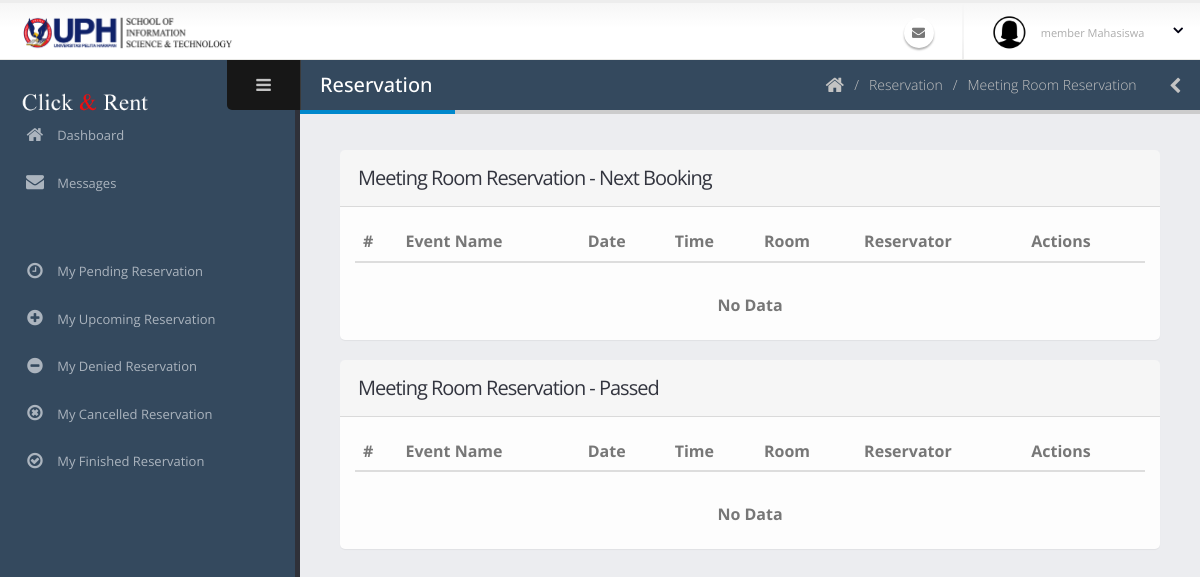
Page /admin/peminjamanAdminMeeting.php on the earlier database version.
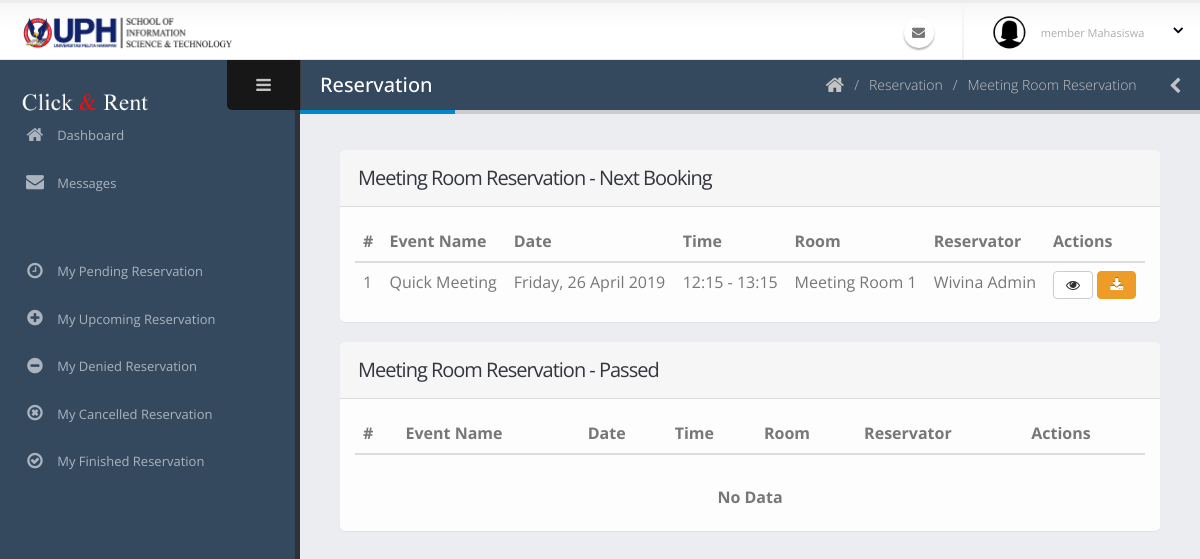
Same page on the later database version.
### tables this page shows
CREATE TABLE `peminjaman` (
  `id_peminjaman` varchar(40) NOT NULL COMMENT 'PJ-0',
  `tanggal_peminjaman` date NOT NULL,
  `id_ruangan` varchar(40) NOT NULL,
  `waktu_mulai` time NOT NULL,
  `waktu_selesai` time NOT NULL,
  `id_pengguna` varchar(40) NOT NULL,
  `acara` varchar(70) NOT NULL,
  `jumlah_peserta` int(11) NOT NULL,
  `id_kategoriAcara` int(11) NOT NULL,
  `deskripsi_acara` text NOT NULL,
  `status_peminjaman` int(11) NOT NULL COMMENT '0:TUNGGU APPROVE, 1:APPROVED, 3:SELESAI, 4:TIDAK APPROVE 5:DIBATALKAN 6:TIMEOUT',
  `user_add` varchar(40) NOT NULL,
  `waktu_add` datetime NOT NULL,
  `user_edit` varchar(40) NOT NULL,
  `waktu_edit` datetime NOT NULL,
  `user_delete` varchar(40) NOT NULL,
  `waktu_delete` datetime NOT NULL,
  `status_delete` int(11) NOT NULL
);

CREATE TABLE `ruangan` (
  `id_ruangan` varchar(40) NOT NULL COMMENT 'R-0',
  `nama_ruangan` varchar(60) NOT NULL,
  `jenis_ruangan` int(11) NOT NULL COMMENT '1:LABORATORY, 2: MEETING ROOM',
  `gedung_lantai` varchar(20) NOT NULL,
  `kapasitas` int(11) NOT NULL,
  `deskripsi` text NOT NULL,
  `user_add` varchar(40) NOT NULL,
  `waktu_add` datetime NOT NULL,
  `user_edit` varchar(40) NOT NULL,
  `waktu_edit` datetime NOT NULL,
  `user_delete` varchar(40) NOT NULL,
  `waktu_delete` datetime NOT NULL,
  `status_delete` int(11) NOT NULL
);

CREATE TABLE `pengguna` (
  `id_pengguna` varchar(40) NOT NULL COMMENT 'USER-0',
  `email` varchar(50) NOT NULL,
  `kata_sandi` text NOT NULL,
  `nama_lengkap` varchar(60) NOT NULL,
  `jenis_kelamin` char(1) NOT NULL,
  `tanggal_lahir` date NOT NULL,
  `alamat` text NOT NULL,
  `no_hp` varchar(20) NOT NULL,
  `tanggal_masuk` date NOT NULL,
  `status_pengguna` int(11) NOT NULL COMMENT '1: SUPER ADMIN, 2: ADMIN, 3: MEMBER DOSEN, 4:MEMBER MAHASISWA',
  `status_daftar` int(11) NOT NULL COMMENT '0 =TIDAK AKTIF, 1=MENUNGGU APPROVE, 2=AKTIF, 3=DITOLAK',
  `user_add` varchar(40) NOT NULL,
  `waktu_add` datetime NOT NULL,
  `user_edit` varchar(40) NOT NULL,
  `waktu_edit` datetime NOT NULL,
  `user_delete` varchar(40) NOT NULL,
  `waktu_delete` datetime NOT NULL,
  `status_delete` int(11) NOT NULL
);

### admin/peminjamanAdminMeeting.php (the view, shortened to what the changed rows need)
<?php include('../koneksi.php'); ?>
<?php include('req/head.php');?>
<?php include('req/header.php');?>
<?php include('req/leftbar.php');?>
	<section role="main" class="content-body">
		<header class="page-header">
			<h2>Reservation</h2>
		</header>
<section class="panel">
    <header class="panel-heading">
        <h2 class="panel-title">Meeting Room Reservation - Next Booking</h2>
    </header>
    <div class="panel-body">
        <div class="table-responsive">
            <table class="table table-hover mb-none">
                <thead>
                    <tr>
                        <th>#</th>
                        <th>Event Name</th>
                        <th>Date</th>
                        <th>Time</th>
                        <th>Room</th>
                        <th>Reservator</th>
                        <th>Actions</th>
                    </tr>
                </thead>
                <tbody>
                <?php
                        $query = mysqli_query($koneksi, "SELECT * FROM peminjaman join ruangan join pengguna join kategori_acara on kategori_acara.id_kategoriAcara = peminjaman.id_kategoriAcara AND ruangan.id_ruangan = peminjaman.id_ruangan AND pengguna.id_pengguna = peminjaman.id_pengguna WHERE ruangan.jenis_ruangan='2' AND peminjaman.tanggal_peminjaman>=curdate() AND status_peminjaman='1' AND id_peminjaman not in (select id_peminjaman from peminjaman where tanggal_peminjaman=curdate() and waktu_selesai<= curtime()) order by tanggal_peminjaman asc");
                        $no=0;
if(mysqli_num_rows($query)==0){
    ?>
    <td colspan="7" style="text-align:center"><br><b>No Data</b></td>
<?php
}else{
                        while($data=mysqli_fetch_array($query)){
                            $no++;
                            $time = $data['tanggal_peminjaman'];
                            $times = date("l, d F Y",strtotime($time));
                            $mulai = date("H:i",strtotime($data['waktu_mulai']));
                            $selesai = date("H:i",strtotime($data['waktu_selesai']));
                        ?>
                    <tr>
                        <td><?php echo $no ?></td>
                        <td><?php echo $data['acara'] ?></td>
                        <td><?php echo $times ?></td>
                        <td><?php echo $mulai . " - " . $selesai ?></td>
                        <td><?php echo $data['nama_ruangan'] ?></td>
                        <td><?php echo $data['nama_lengkap'] ?></td>
                        <td class=" actions-fade">
                        <a class="modal-with-form btn btn-default" data-toggle="tooltip" data-placement="top" title="Detail" href="#detailpinjamnya<?php echo $data['id_peminjaman'];?>"><i class="fa fa-eye"></i>
                        </a>
                            <a class="btn btn-warning" data-toggle="tooltip" data-placement="top" title="PDF" href="cetakPeminjamanAkanDatang.php?idpinjam=<?php echo $data['id_peminjaman'] ?>" target="_blank" ><i class='fa fa-download' ></i>
                            </a>
                        </td>
                    </tr>
                    <?php }} ?>
                </tbody>
            </table>
        </div>
    </div>
</section>
<section class="panel">
    <header class="panel-heading">
        <h2 class="panel-title">Meeting Room Reservation - Passed</h2>
    </header>
    <div class="panel-body">
        <div class="table-responsive">
            <table class="table table-hover mb-none">
                <thead>
                    <tr>
                        <th>#</th>
                        <th>Event Name</th>
                        <th>Date</th>
                        <th>Time</th>
                        <th>Room</th>
                        <th>Reservator</th>
                        <th>Actions</th>
                    </tr>
                </thead>
            </table>
        </div>
    </div>
</section>
<?php include('req/endtitle.php');?>
<?php include('req/script.php');?>

Differences in the rows shown:
now on this page (row edited): peminjaman: acara "Quick Meeting", tanggal_peminjaman "Friday, 26 April 2019", waktu_mulai "12:15", waktu_selesai "13:15", id_ruangan.nama_ruangan "Meeting Room 1", id_pengguna.nama_lengkap "Wivina Admin"
Other differences:
text no longer shown: "No Data"
